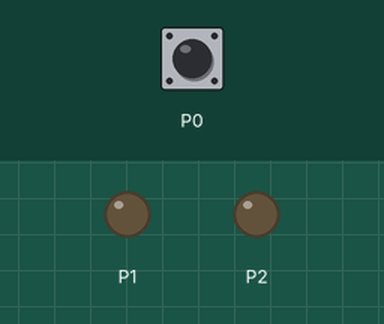
The program below on a simulated BBC micro:bit (MakeCode). On the bench: output pins drawn as LEDs (lit = HIGH). Inputs (shaded band) come from the test bench; at power-on: P0 LOW.

Above: at 1.2 s.
1.3 s: P0 pulled HIGH for 0.15 s
At 2.7 s:
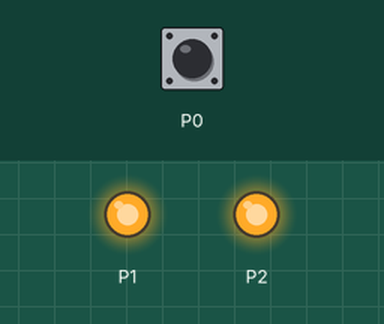
Timing chart, 0 to 7.8 s (numbered marks = the images above; inputs shaded):
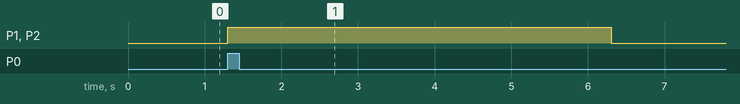

The program:

main.ts
```typescript
basic.forever(function () {
    if (tinkercademy.PIR(DigitalPin.P0)) {
        tinkercademy.LED(DigitalPin.P1, OnOff.On)
        tinkercademy.LED(DigitalPin.P2, OnOff.On)
        basic.pause(5000)
        tinkercademy.LED(DigitalPin.P1, OnOff.Off)
        tinkercademy.LED(DigitalPin.P2, OnOff.Off)
    }
})
```

test.ts
```typescript
// test ender her, dette bliver ikke kompileret, når denne pakke bruges som en udvidelse.
```

Measured:
- after the input at 1.3 s, P1, P2: LOW → HIGH at once, → LOW 5.0 s later
